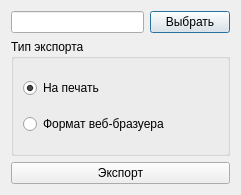
<?xml version="1.0" encoding="UTF-8"?>
<ui version="4.0">
 <class>Export</class>
 <widget class="QDialog" name="Export">
  <property name="geometry">
   <rect>
    <x>0</x>
    <y>0</y>
    <width>241</width>
    <height>195</height>
   </rect>
  </property>
  <property name="windowTitle">
   <string>Экспорт</string>
  </property>
  <layout class="QVBoxLayout" name="verticalLayout_3">
   <item>
    <layout class="QVBoxLayout" name="verticalLayout_2">
     <item>
      <layout class="QHBoxLayout" name="horizontalLayout">
       <item>
        <widget class="QLineEdit" name="pathEdit"/>
       </item>
       <item>
        <widget class="QPushButton" name="pathButton">
         <property name="text">
          <string>Выбрать</string>
         </property>
        </widget>
       </item>
      </layout>
     </item>
     <item>
      <widget class="QGroupBox" name="exportTypeBox">
       <property name="title">
        <string>Тип экспорта</string>
       </property>
       <layout class="QVBoxLayout" name="verticalLayout">
        <item>
         <widget class="QRadioButton" name="printBtn">
          <property name="text">
           <string>На печать</string>
          </property>
          <property name="checked">
           <bool>true</bool>
          </property>
         </widget>
        </item>
        <item>
         <widget class="QRadioButton" name="browserBtn">
          <property name="text">
           <string>Формат веб-бразуера</string>
          </property>
         </widget>
        </item>
       </layout>
      </widget>
     </item>
     <item>
      <widget class="QPushButton" name="submitExport">
       <property name="text">
        <string>Экспорт</string>
       </property>
      </widget>
     </item>
    </layout>
   </item>
  </layout>
 </widget>
 <resources/>
 <connections/>
</ui>
